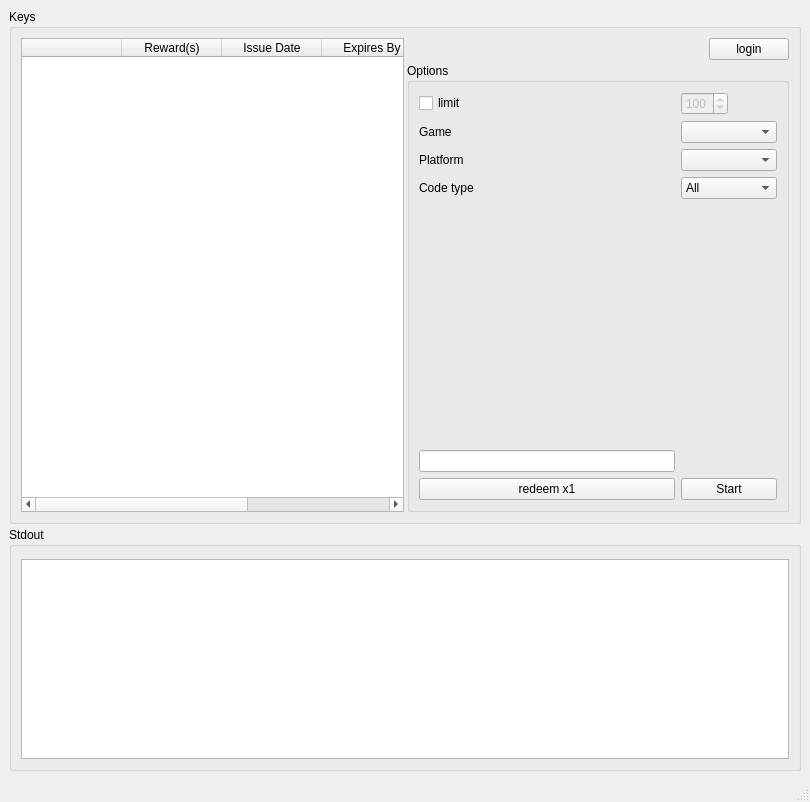
<?xml version="1.0" encoding="UTF-8"?>
<ui version="4.0">
 <class>ControlWindow</class>
 <widget class="QMainWindow" name="ControlWindow">
  <property name="geometry">
   <rect>
    <x>0</x>
    <y>0</y>
    <width>810</width>
    <height>802</height>
   </rect>
  </property>
  <property name="sizePolicy">
   <sizepolicy hsizetype="Minimum" vsizetype="Minimum">
    <horstretch>0</horstretch>
    <verstretch>0</verstretch>
   </sizepolicy>
  </property>
  <property name="windowTitle">
   <string>AutoSHiFT</string>
  </property>
  <widget class="QWidget" name="centralWidget">
   <property name="sizePolicy">
    <sizepolicy hsizetype="Minimum" vsizetype="Minimum">
     <horstretch>0</horstretch>
     <verstretch>0</verstretch>
    </sizepolicy>
   </property>
   <layout class="QVBoxLayout" name="layout_main" stretch="0,0">
    <property name="spacing">
     <number>3</number>
    </property>
    <item>
     <widget class="QGroupBox" name="key_box">
      <property name="sizePolicy">
       <sizepolicy hsizetype="Minimum" vsizetype="Minimum">
        <horstretch>0</horstretch>
        <verstretch>0</verstretch>
       </sizepolicy>
      </property>
      <property name="title">
       <string>Keys</string>
      </property>
      <layout class="QHBoxLayout" name="horizontalLayout_2" stretch="0,0">
       <property name="spacing">
        <number>3</number>
       </property>
       <item>
        <widget class="QTableWidget" name="keyTable">
         <property name="sizePolicy">
          <sizepolicy hsizetype="MinimumExpanding" vsizetype="MinimumExpanding">
           <horstretch>0</horstretch>
           <verstretch>0</verstretch>
          </sizepolicy>
         </property>
         <property name="alternatingRowColors">
          <bool>true</bool>
         </property>
         <property name="sortingEnabled">
          <bool>true</bool>
         </property>
         <attribute name="horizontalHeaderStretchLastSection">
          <bool>false</bool>
         </attribute>
         <attribute name="verticalHeaderStretchLastSection">
          <bool>false</bool>
         </attribute>
         <column>
          <property name="text">
           <string/>
          </property>
         </column>
         <column>
          <property name="text">
           <string>Reward(s)</string>
          </property>
         </column>
         <column>
          <property name="text">
           <string>Issue Date</string>
          </property>
         </column>
         <column>
          <property name="text">
           <string>Expires By</string>
          </property>
         </column>
         <column>
          <property name="text">
           <string>Code</string>
          </property>
         </column>
        </widget>
       </item>
       <item>
        <layout class="QVBoxLayout" name="verticalLayout">
         <property name="sizeConstraint">
          <enum>QLayout::SetDefaultConstraint</enum>
         </property>
         <property name="topMargin">
          <number>0</number>
         </property>
         <property name="rightMargin">
          <number>0</number>
         </property>
         <property name="bottomMargin">
          <number>0</number>
         </property>
         <item>
          <layout class="QGridLayout" name="gridLayout">
           <property name="sizeConstraint">
            <enum>QLayout::SetDefaultConstraint</enum>
           </property>
           <property name="leftMargin">
            <number>0</number>
           </property>
           <property name="topMargin">
            <number>0</number>
           </property>
           <item row="2" column="0">
            <widget class="QLabel" name="userLabel">
             <property name="text">
              <string/>
             </property>
            </widget>
           </item>
           <item row="2" column="1">
            <widget class="QPushButton" name="loginButton">
             <property name="sizePolicy">
              <sizepolicy hsizetype="Fixed" vsizetype="Fixed">
               <horstretch>0</horstretch>
               <verstretch>0</verstretch>
              </sizepolicy>
             </property>
             <property name="text">
              <string>login</string>
             </property>
            </widget>
           </item>
          </layout>
         </item>
         <item>
          <widget class="QGroupBox" name="groupBox">
           <property name="title">
            <string>Options</string>
           </property>
           <layout class="QGridLayout" name="gridLayout_2">
            <item row="1" column="0">
             <widget class="QLabel" name="labelGame">
              <property name="text">
               <string>Game</string>
              </property>
             </widget>
            </item>
            <item row="1" column="1">
             <widget class="QComboBox" name="dropDGame"/>
            </item>
            <item row="2" column="0">
             <widget class="QLabel" name="labelPlatform">
              <property name="text">
               <string>Platform</string>
              </property>
             </widget>
            </item>
            <item row="0" column="0">
             <widget class="QCheckBox" name="limitCB">
              <property name="text">
               <string>limit</string>
              </property>
             </widget>
            </item>
            <item row="6" column="0">
             <widget class="QPushButton" name="redeemButton">
              <property name="toolTip">
               <string>Redeem once now</string>
              </property>
              <property name="text">
               <string>redeem x1</string>
              </property>
             </widget>
            </item>
            <item row="3" column="1">
             <widget class="QComboBox" name="dropDType">
              <property name="currentIndex">
               <number>0</number>
              </property>
              <item>
               <property name="text">
                <string>All</string>
               </property>
              </item>
              <item>
               <property name="text">
                <string>Golden</string>
               </property>
              </item>
              <item>
               <property name="text">
                <string>Non-Golden</string>
               </property>
              </item>
             </widget>
            </item>
            <item row="6" column="1">
             <widget class="QPushButton" name="controlButton">
              <property name="toolTip">
               <string>Start auto redeeming</string>
              </property>
              <property name="text">
               <string>Start</string>
              </property>
              <property name="checkable">
               <bool>true</bool>
              </property>
              <property name="checked">
               <bool>false</bool>
              </property>
              <property name="flat">
               <bool>false</bool>
              </property>
             </widget>
            </item>
            <item row="0" column="1">
             <widget class="QSpinBox" name="limitBox">
              <property name="enabled">
               <bool>false</bool>
              </property>
              <property name="sizePolicy">
               <sizepolicy hsizetype="Fixed" vsizetype="Fixed">
                <horstretch>0</horstretch>
                <verstretch>0</verstretch>
               </sizepolicy>
              </property>
              <property name="maximum">
               <number>255</number>
              </property>
              <property name="value">
               <number>100</number>
              </property>
             </widget>
            </item>
            <item row="2" column="1">
             <widget class="QComboBox" name="dropDPlatform"/>
            </item>
            <item row="4" column="1">
             <spacer name="verticalSpacer">
              <property name="orientation">
               <enum>Qt::Vertical</enum>
              </property>
              <property name="sizeHint" stdset="0">
               <size>
                <width>20</width>
                <height>40</height>
               </size>
              </property>
             </spacer>
            </item>
            <item row="3" column="0">
             <widget class="QLabel" name="label">
              <property name="text">
               <string>Code type</string>
              </property>
             </widget>
            </item>
            <item row="5" column="0">
             <widget class="QLineEdit" name="codeInput">
              <property name="text">
               <string/>
              </property>
             </widget>
            </item>
           </layout>
          </widget>
         </item>
        </layout>
       </item>
      </layout>
     </widget>
    </item>
    <item>
     <widget class="QGroupBox" name="stdout_box">
      <property name="sizePolicy">
       <sizepolicy hsizetype="Minimum" vsizetype="Minimum">
        <horstretch>0</horstretch>
        <verstretch>0</verstretch>
       </sizepolicy>
      </property>
      <property name="title">
       <string>Stdout</string>
      </property>
      <layout class="QVBoxLayout" name="layout_std_out" stretch="0">
       <property name="spacing">
        <number>0</number>
       </property>
       <property name="topMargin">
        <number>12</number>
       </property>
       <item>
        <widget class="QAnsiTextEdit" name="std_out">
         <property name="sizePolicy">
          <sizepolicy hsizetype="Minimum" vsizetype="Fixed">
           <horstretch>0</horstretch>
           <verstretch>0</verstretch>
          </sizepolicy>
         </property>
         <property name="minimumSize">
          <size>
           <width>500</width>
           <height>200</height>
          </size>
         </property>
         <property name="maximumSize">
          <size>
           <width>16777215</width>
           <height>200</height>
          </size>
         </property>
         <property name="font">
          <font>
           <family>Monaco</family>
           <pointsize>9</pointsize>
          </font>
         </property>
         <property name="focusPolicy">
          <enum>Qt::ClickFocus</enum>
         </property>
         <property name="undoRedoEnabled">
          <bool>false</bool>
         </property>
         <property name="readOnly">
          <bool>true</bool>
         </property>
        </widget>
       </item>
      </layout>
     </widget>
    </item>
   </layout>
  </widget>
  <widget class="QStatusBar" name="statusBar">
   <property name="enabled">
    <bool>true</bool>
   </property>
  </widget>
 </widget>
 <customwidgets>
  <customwidget>
   <class>QAnsiTextEdit</class>
   <extends>QTextEdit</extends>
   <header>widgets/qansitextedit.hpp</header>
  </customwidget>
 </customwidgets>
 <resources/>
 <connections>
  <connection>
   <sender>limitCB</sender>
   <signal>toggled(bool)</signal>
   <receiver>limitBox</receiver>
   <slot>setEnabled(bool)</slot>
   <hints>
    <hint type="sourcelabel">
     <x>558</x>
     <y>49</y>
    </hint>
    <hint type="destinationlabel">
     <x>607</x>
     <y>53</y>
    </hint>
   </hints>
  </connection>
 </connections>
</ui>
